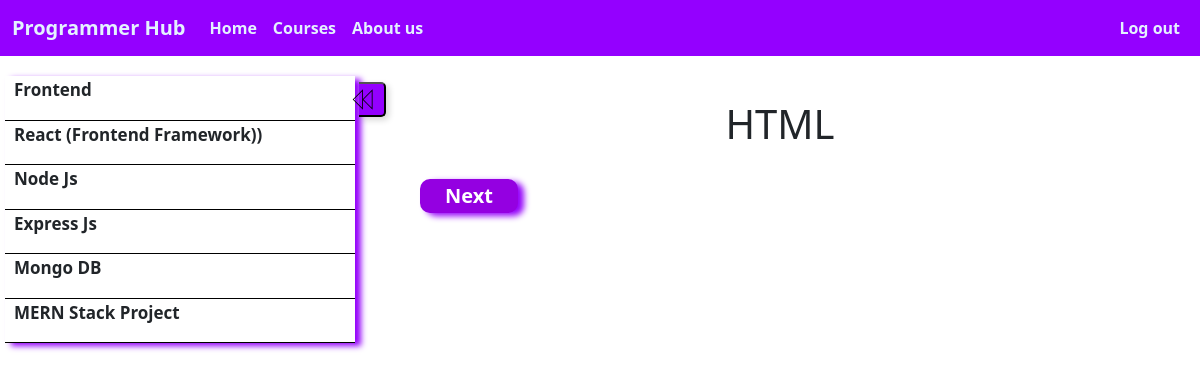
Page /lecture/MERN Stack/HTML/ (signed in) on the committed database.
### main/models.py (models this page shows, shortened)
class Sub_course(models.Model):
    main = models.ForeignKey(Category, on_delete=models.CASCADE)
    extra_details = models.CharField(max_length = 100,default = "",blank=True)
    topic_name = models.CharField(max_length=100)

class Sub_Topic(models.Model):
    main = models.ForeignKey(Sub_course, on_delete=models.CASCADE)
    topic_name = models.CharField(max_length=100)
    extra_details = models.CharField(max_length = 30,default = "",blank = True)
    tutorial_Video = EmbedVideoField()
    duration = models.DurationField(null=True)
    def __str__(self):
        return self.topic_name

### main/views.py (the view)
# urls.py: path("lecture/<str:Topic>/<str:SubTopic>/", views.lecture, name="lecture"),
def lecture(request,Topic,SubTopic):
    if UserSelectedCourse.objects.filter(host = request.user).count()>0:
        main = Category.objects.get(name = Topic)
        subTopic = Sub_course.objects.filter(main = main)
        sub_topic = []
        tut = Sub_Topic.objects.get(topic_name = SubTopic)
        bool,done = False,False
        back,next = None,None
        for topic in subTopic:
            tem= []
            tem.append(topic)
            tem.append(Sub_Topic.objects.filter(main = topic))
            if not done:
                for top in Sub_Topic.objects.filter(main = topic):
                    if bool :
                        next = top
                        done = True
                        break
                    if top == tut:
                        bool = True
                        continue
                    back = top
            sub_topic.append(tem)
        print(back,next)
        if back:
            back = Sub_Topic.objects.get(topic_name = back )
        if next:
            next = Sub_Topic.objects.get(topic_name = next)
        context = {"main":main,"sub_topic":sub_topic,"tut":tut,"back":back,"next":next}
        return render(request, 'main/learner.html',context)
    else:
        return redirect("topic",Topic=Topic)

### main/models.py (called while the page is built)
    def __str__(self):
        return self.name

### main/templates/main/learner.html (shortened to what this page needs)
{% extends 'main.html' %}
{% load static %}
{% load embed_video_tags %}
{% block content %}
<div class="learner learn-main">
  <div class="side-bar">
    {% for topic in sub_topic %}
    <div class="dash">
      <div class="details" onclick="myfun('{{ topic.0.topic_name }}')">
        <p>{{ topic.0.topic_name }}</p>
      </div>
    </div>
    {% endfor %}
  </div>
  <div class="video-play video">
    <div class="learn-sidebar-show" onclick="sideBar()">
      <button>
        <div class="arrow"></div>
      </button>
    </div>
    <h1 class="heading-topic">{{ tut.topic_name }}</h1>
    <div class="video-change">
      {% if next %}
      <div class="next-video videoplay">
        <a href="{% url 'lecture' main next.topic_name %}" class="tex-dec-none">
          <p class="fs-5">Next</p>
        </a>
      </div>
      {% endif %}
    </div>
  </div>
  {% endblock %}

### static/style/main.css (style rules this page uses)
* { margin: 0px; padding: 0px; }
.tex-dec-none { text-decoration: None; color: black; }
.learner { display: flex; flex-direction: row; }
.learn-main { display: flex; }
.learn-main .side-bar { width: 30vw; margin: 20px 5px; display: block; box-shadow: 6px 3px 6px rgba(148, 0, 250, 2.16); }
.video { width: 72vw; height: auto; display: flex; flex-direction: column; }
.heading-topic { margin: 20px auto 5px auto; }
.learn-sidebar-show { height: 24px; }
.learn-sidebar-show button { position: absolute; top: 82px; width: 27px; height: 35px; border-left: 0; margin-left: -1px; background-color: #9400ff; border-radius: 0; border-top-right-radius: 5px; border-bottom-right-radius: 5px; box-shadow: 3px 3px 6px rgba(0, 0, 0, 0.16); }
.learn-sidebar-show .arrow { height: 21px; margin-left: -7px; width: 21px; background-repeat: no-repeat; }
.details p { font-size: 17px; font-weight: bold; }
.dash { padding: 1px 9px; border-bottom: 1px solid black; }
.video-change { display: flex; flex-direction: row; justify-content: space-between; }
.videoplay { box-shadow: 6px 3px 6px rgba(148, 0, 250, 2.16); background-color: rgb(148 0 225); border-radius: 10px; padding: 2px 25px; margin: 2vh 5vw; }
.videoplay p { margin: auto; color: white; font-weight: bold; }

### rows in the picture
Sub_course: topic_name "Frontend"
Sub_course: topic_name "React (Frontend Framework))"
Sub_course: topic_name "Node Js"
Sub_course: topic_name "Express Js"
Sub_course: topic_name "Mongo DB"
Sub_course: topic_name "MERN Stack Project"
Sub_Topic: topic_name "HTML"
